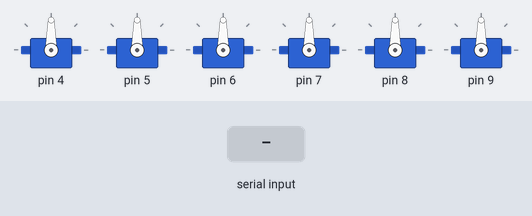
The sketch below on a simulated Arduino Uno, built with avr-gcc and run on an emulated ATmega328P. On the bench: 6 × servo. Inputs (shaded band) come from the test bench. What the sketch prints to the serial monitor is not drawn.

Above: at 1.2 s.
1.3 s: "90,45,200A" received over Serial
At 14.0 s:
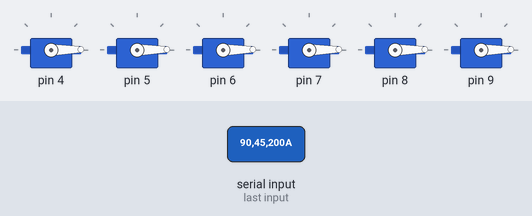
Timing chart, 0 to 14.8 s (numbered marks = the images above; inputs shaded):
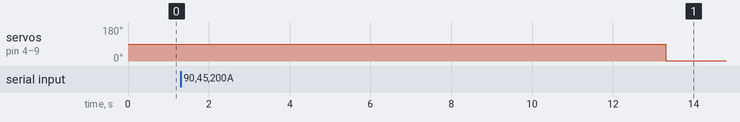

Measured:
- after the input at 1.3 s, servo on pin 4–9: 90° → 1° after 12.0 s

The sketch:

stewart_arduino.ino
```cpp
//********************************************************************************************
// MM_stewart_test4.ino
// 6 x RC Model Servos, as used in minature Stewart platform
// Arduino code written by MadMat for testing 6DOF interface.
// Use this code to recieve data from SimTools or FlyPT
//
// Add info: details about data format
//           details about servo data
//
//********************************************************************************************

#include <Servo.h>
Servo servo[6];                                 // 6 element servo array, variable name is "servo". Can be any valid variable name.
int i, j, k;
int rawServoData[6];                            // 6 element array to hold raw servo data as read from sim.
int servoData[6];                               // 6 element array to hold servo positoin data ready to write to servos.
String fromSim;                                 // Data from sim in format: A<Axis1a>B<Axis2a>C<Axis3a>D<Axis4a>E<Axis5a>F<Axis6a>X (eg. A127B127C127D127E127F127X)
char wasteData[99];                             // when parseInt'íng it was found that the data stream sometimes contained floating points. This wasteData char is a buffer to collect

void setup()
{
  for (i = 0; i <= 5; i++) {                    // loop to set up 6 servos
    servo[i].attach(i + 4);                     // attach servos 0 - 5 to pins 4 - 9
    servo[i].write(90);                         // set each servo to mid point (90°)
  }

  Serial.begin(57600);                          // opens serial port at a baud rate of 57600
  Serial.println("MM_stewart_test4");           // report the current loaded software
  delay(1);
}
void loop() {
  while (Serial.available() > 0) {                // wait for serial data available
    Read_Servo_Data();                            // read the serial data.
    Map_Servo_Data();                             // Function to turn 'rawServoData[]' values into values suitable for your servos.
    Set_Servos2();                                // Function to write the posiditon data 'servoData' to each servo.
    Serial.read();                               //读一个少一个，一直读，直到没有缓存数据了。
  }
}
void Read_Servo_Data() {
  Serial.readBytesUntil('A', wasteData, 18);      // read data until 'A' is read. Throw the rest away.
  rawServoData[0] = Serial.parseInt();            // read the next bytes of numerical data in the buffer and treat them as an integer to be stored in integer array 'rawServoData[]'.
  Serial.readBytesUntil('B', wasteData, 18);      // This function could be handled in a loop but testing revealed a slightly shorter processing time using this method.
  Serial.print(rawServoData[0]);
  rawServoData[1] = Serial.parseInt();
  Serial.readBytesUntil('C', wasteData, 18);
  Serial.print(rawServoData[1]);
  rawServoData[2] = Serial.parseInt();
  Serial.readBytesUntil('D', wasteData, 18);
  Serial.print(rawServoData[2]);
  rawServoData[3] = Serial.parseInt();
  Serial.readBytesUntil('E', wasteData, 18);
  Serial.print(rawServoData[3]);
  rawServoData[4] = Serial.parseInt();
  Serial.readBytesUntil('F', wasteData, 18);
  Serial.print(rawServoData[4]);
  rawServoData[5] = Serial.parseInt();
  Serial.readBytesUntil('X', wasteData, 18);
  Serial.print(rawServoData[5]);
  delay(1);
}

void Map_Servo_Data() {
  servoData[0] = map(rawServoData[0], 0, 1491, 553, 2399); // Map the 'rawServoData[]' values into values suitable for your servos. Can be into °rotation or pwm values
  servoData[1] = map(rawServoData[1], 0, 1491, 553, 2399); // This function could be handled in a loop but testing revealed a slightly shorter processing time using this method.
  servoData[2] = map(rawServoData[2], 0, 1491, 553, 2399);
  servoData[3] = map(rawServoData[3], 0, 1491, 553, 2399);	// you can also use the min/max values output from "MM_stewart_find_servo_ranges2.ino" here to fine tune.
  servoData[4] = map(rawServoData[4], 0, 1491, 553, 2399);
  servoData[5] = map(rawServoData[5], 0, 1491, 553, 2399);
}

void Set_Servos2() {
  servo[0].write(servoData[0]);                               // Method 2 (slightly faster):
  //Serial.print(servoData[0]);
  servo[1].write(servoData[1]);                               // Write the scaled values to each servo. No loop.
  //Serial.print(servoData[1]);
  servo[2].write(servoData[2]);
  //Serial.print(servoData[2]);
  servo[3].write(servoData[3]);
  //Serial.print(servoData[3]);
  servo[4].write(servoData[4]);
  //Serial.print(servoData[4]);
  servo[5].write(servoData[5]);
  //Serial.print(servoData[5]);
}
```
